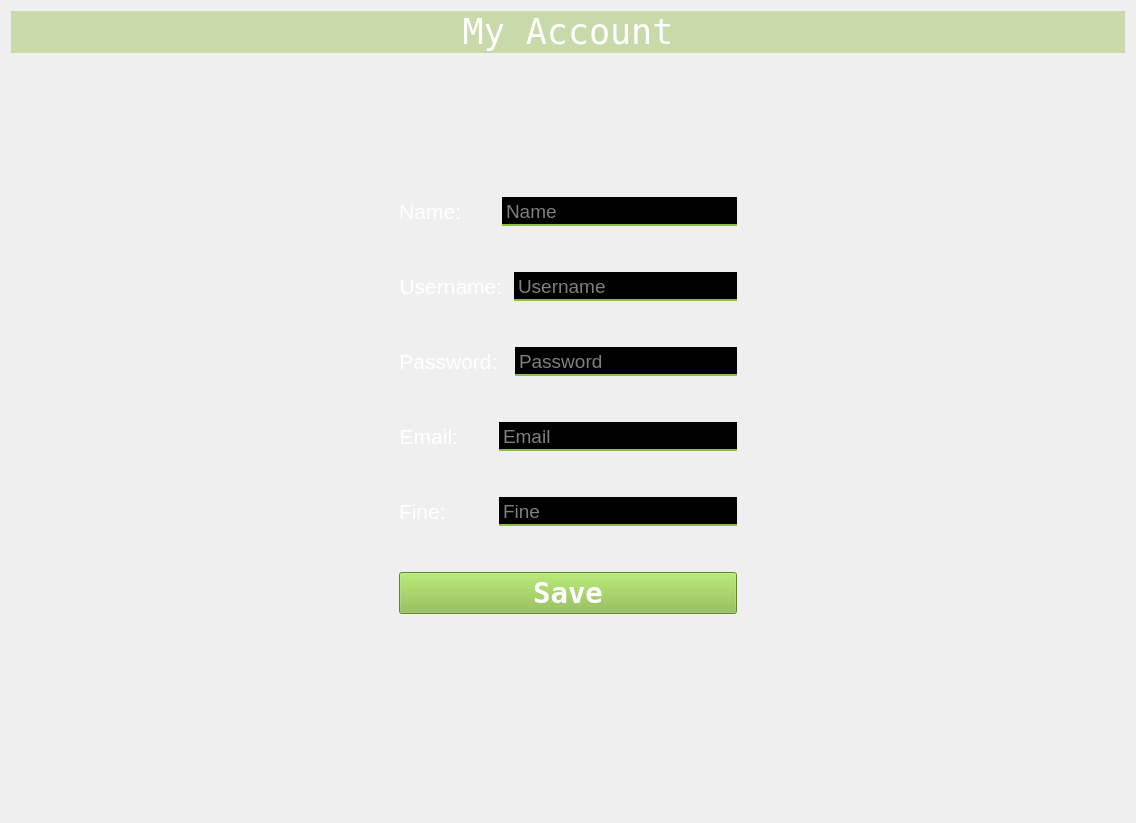
               <widget class="QWidget" name="page4">
                <layout class="QVBoxLayout" name="verticalLayout_2">
                 <item>
                  <widget class="QLabel" name="label_11">
                   <property name="font">
                    <font>
                     <family>NSimSun</family>
                     <pointsize>26</pointsize>
                     <weight>50</weight>
                     <bold>false</bold>
                    </font>
                   </property>
                   <property name="styleSheet">
                    <string notr="true">color: rgb(255, 255, 255);
background-color: rgba(143, 188, 66,0.4);</string>
                   </property>
                   <property name="text">
                    <string>My Account</string>
                   </property>
                   <property name="alignment">
                    <set>Qt::AlignCenter</set>
                   </property>
                  </widget>
                 </item>
                 <item>
                  <widget class="QWidget" name="widget_5" native="true">
                   <property name="styleSheet">
                    <string notr="true">background-color: rgba(255, 255, 255,0);</string>
                   </property>
                   <layout class="QHBoxLayout" name="horizontalLayout_13">
                    <item>
                     <widget class="QWidget" name="widget_9" native="true">
                      <layout class="QHBoxLayout" name="horizontalLayout_18">
                       <item>
                        <spacer name="horizontalSpacer_15">
                         <property name="orientation">
                          <enum>Qt::Horizontal</enum>
                         </property>
                         <property name="sizeHint" stdset="0">
                          <size>
                           <width>346</width>
                           <height>20</height>
                          </size>
                         </property>
                        </spacer>
                       </item>
                      </layout>
                     </widget>
                    </item>
                    <item>
                     <widget class="QWidget" name="mainWidget_3" native="true">
                      <property name="styleSheet">
                       <string notr="true">background-color: rgba(255, 255, 255, 0);</string>
                      </property>
                      <layout class="QVBoxLayout" name="verticalLayout_9">
                       <item>
                        <spacer name="verticalSpacer_32">
                         <property name="orientation">
                          <enum>Qt::Vertical</enum>
                         </property>
                         <property name="sizeHint" stdset="0">
                          <size>
                           <width>20</width>
                           <height>40</height>
                          </size>
                         </property>
                        </spacer>
                       </item>
                       <item>
                        <spacer name="verticalSpacer_33">
                         <property name="orientation">
                          <enum>Qt::Vertical</enum>
                         </property>
                         <property name="sizeHint" stdset="0">
                          <size>
                           <width>20</width>
                           <height>40</height>
                          </size>
                         </property>
                        </spacer>
                       </item>
                       <item>
                        <spacer name="verticalSpacer_34">
                         <property name="orientation">
                          <enum>Qt::Vertical</enum>
                         </property>
                         <property name="sizeHint" stdset="0">
                          <size>
                           <width>20</width>
                           <height>40</height>
                          </size>
                         </property>
                        </spacer>
                       </item>
                       <item>
                        <layout class="QHBoxLayout" name="horizontalLayout_6">
                         <item>
                          <widget class="QLabel" name="label_5">
                           <property name="font">
                            <font>
                             <pointsize>16</pointsize>
                            </font>
                           </property>
                           <property name="styleSheet">
                            <string notr="true">color: rgb(255, 255, 255);</string>
                           </property>
                           <property name="text">
                            <string>Name:      </string>
                           </property>
                           <property name="alignment">
                            <set>Qt::AlignRight|Qt::AlignTrailing|Qt::AlignVCenter</set>
                           </property>
                          </widget>
                         </item>
                         <item>
                          <widget class="QLineEdit" name="nameLbl">
                           <property name="font">
                            <font>
                             <pointsize>14</pointsize>
                            </font>
                           </property>
                           <property name="styleSheet">
                            <string notr="true">color: rgb(255, 255, 255);
border: 2px solid rgba(0,0,0,0);
border-bottom-color: rgb(143, 188, 66);
background-color: rgb(0, 0, 0);
</string>
                           </property>
                           <property name="placeholderText">
                            <string>Name</string>
                           </property>
                          </widget>
                         </item>
                        </layout>
                       </item>
                       <item>
                        <spacer name="verticalSpacer_37">
                         <property name="orientation">
                          <enum>Qt::Vertical</enum>
                         </property>
                         <property name="sizeHint" stdset="0">
                          <size>
                           <width>20</width>
                           <height>40</height>
                          </size>
                         </property>
                        </spacer>
                       </item>
                       <item>
                        <layout class="QHBoxLayout" name="horizontalLayout_14">
                         <item>
                          <widget class="QLabel" name="label_6">
                           <property name="font">
                            <font>
                             <pointsize>16</pointsize>
                            </font>
                           </property>
                           <property name="styleSheet">
                            <string notr="true">color: rgb(255, 255, 255);</string>
                           </property>
                           <property name="text">
                            <string>Username: </string>
                           </property>
                           <property name="alignment">
                            <set>Qt::AlignRight|Qt::AlignTrailing|Qt::AlignVCenter</set>
                           </property>
                          </widget>
                         </item>
                         <item>
                          <widget class="QLineEdit" name="usernameLbl">
                           <property name="font">
                            <font>
                             <pointsize>14</pointsize>
                            </font>
                           </property>
                           <property name="styleSheet">
                            <string notr="true">color: rgb(255, 255, 255);
border: 2px solid rgba(0,0,0,0);
border-bottom-color: rgb(143, 188, 66);
background-color: rgb(0,0,0);
</string>
                           </property>
                           <property name="placeholderText">
                            <string>Username</string>
                           </property>
                          </widget>
                         </item>
                        </layout>
                       </item>
                       <item>
                        <spacer name="verticalSpacer_38">
                         <property name="orientation">
                          <enum>Qt::Vertical</enum>
                         </property>
                         <property name="sizeHint" stdset="0">
                          <size>
                           <width>20</width>
                           <height>40</height>
                          </size>
                         </property>
                        </spacer>
                       </item>
                       <item>
                        <layout class="QHBoxLayout" name="horizontalLayout_15">
                         <item>
                          <widget class="QLabel" name="label_7">
                           <property name="font">
                            <font>
                             <pointsize>16</pointsize>
                            </font>
                           </property>
                           <property name="styleSheet">
                            <string notr="true">color: rgb(255, 255, 255);</string>
                           </property>
                           <property name="text">
                            <string>Password:  </string>
                           </property>
                           <property name="alignment">
                            <set>Qt::AlignRight|Qt::AlignTrailing|Qt::AlignVCenter</set>
                           </property>
                          </widget>
                         </item>
                         <item>
                          <widget class="QLineEdit" name="passwordLbl">
                           <property name="font">
                            <font>
                             <pointsize>14</pointsize>
                            </font>
                           </property>
                           <property name="styleSheet">
                            <string notr="true">color: rgb(255, 255, 255);
border: 2px solid rgba(0,0,0,0);
border-bottom-color: rgb(143, 188, 66);
background-color: rgb(0,0,0);
</string>
                           </property>
                           <property name="text">
                            <string/>
                           </property>
                           <property name="placeholderText">
                            <string>Password</string>
                           </property>
                          </widget>
                         </item>
                        </layout>
                       </item>
                       <item>
                        <spacer name="verticalSpacer_39">
                         <property name="orientation">
                          <enum>Qt::Vertical</enum>
                         </property>
                         <property name="sizeHint" stdset="0">
                          <size>
                           <width>20</width>
                           <height>40</height>
                          </size>
                         </property>
                        </spacer>
                       </item>
                       <item>
                        <layout class="QHBoxLayout" name="horizontalLayout_11">
                         <item>
                          <widget class="QLabel" name="label_10">
                           <property name="font">
                            <font>
                             <pointsize>16</pointsize>
                            </font>
                           </property>
                           <property name="styleSheet">
                            <string notr="true">color: rgb(255, 255, 255);</string>
                           </property>
                           <property name="text">
                            <string>Email:      </string>
                           </property>
                           <property name="alignment">
                            <set>Qt::AlignRight|Qt::AlignTrailing|Qt::AlignVCenter</set>
                           </property>
                          </widget>
                         </item>
                         <item>
                          <widget class="QLineEdit" name="emailLbl">
                           <property name="font">
                            <font>
                             <pointsize>14</pointsize>
                            </font>
                           </property>
                           <property name="styleSheet">
                            <string notr="true">color: rgb(255, 255, 255);
border: 2px solid rgba(0,0,0,0);
border-bottom-color: rgb(143, 188, 66);
background-color: rgb(0,0,0);
</string>
                           </property>
                           <property name="placeholderText">
                            <string>Email</string>
                           </property>
                          </widget>
                         </item>
                        </layout>
                       </item>
                       <item>
                        <spacer name="verticalSpacer_35">
                         <property name="orientation">
                          <enum>Qt::Vertical</enum>
                         </property>
                         <property name="sizeHint" stdset="0">
                          <size>
                           <width>20</width>
                           <height>40</height>
                          </size>
                         </property>
                        </spacer>
                       </item>
                       <item>
                        <layout class="QHBoxLayout" name="horizontalLayout_20">
                         <item>
                          <widget class="QLabel" name="label_12">
                           <property name="font">
                            <font>
                             <pointsize>16</pointsize>
                            </font>
                           </property>
                           <property name="styleSheet">
                            <string notr="true">color: rgb(255, 255, 255);</string>
                           </property>
                           <property name="text">
                            <string>Fine:        </string>
                           </property>
                          </widget>
                         </item>
                         <item>
                          <widget class="QLineEdit" name="fineLbl">
                           <property name="font">
                            <font>
                             <pointsize>14</pointsize>
                            </font>
                           </property>
                           <property name="styleSheet">
                            <string notr="true">color: rgb(255, 255, 255);
border: 2px solid rgba(0,0,0,0);
border-bottom-color: rgb(143, 188, 66);
background-color: rgb(0,0,0);
</string>
                           </property>
                           <property name="placeholderText">
                            <string>Fine</string>
                           </property>
                          </widget>
                         </item>
                        </layout>
                       </item>
                       <item>
                        <spacer name="verticalSpacer">
                         <property name="orientation">
                          <enum>Qt::Vertical</enum>
                         </property>
                         <property name="sizeHint" stdset="0">
                          <size>
                           <width>20</width>
                           <height>40</height>
                          </size>
                         </property>
                        </spacer>
                       </item>
                       <item>
                        <widget class="QPushButton" name="saveBtn">
                         <property name="font">
                          <font>
                           <family>NSimSun</family>
                           <pointsize>22</pointsize>
                           <weight>75</weight>
                           <bold>true</bold>
                          </font>
                         </property>
                         <property name="styleSheet">
                          <string notr="true">
QPushButton:hover{
background-color:rgb(119, 156, 55);
color: rgb(255,255,255);
}

QPushButton{
background-color:rgb(134,188,66);
color:rgb(255,255,255);

}</string>
                         </property>
                         <property name="text">
                          <string>Save</string>
                         </property>
                        </widget>
                       </item>
                       <item>
                        <layout class="QHBoxLayout" name="horizontalLayout_16">
                         <item>
                          <spacer name="horizontalSpacer_16">
                           <property name="orientation">
                            <enum>Qt::Horizontal</enum>
                           </property>
                           <property name="sizeHint" stdset="0">
                            <size>
                             <width>258</width>
                             <height>17</height>
                            </size>
                           </property>
                          </spacer>
                         </item>
                         <item>
                          <spacer name="horizontalSpacer_17">
                           <property name="orientation">
                            <enum>Qt::Horizontal</enum>
                           </property>
                           <property name="sizeHint" stdset="0">
                            <size>
                             <width>40</width>
                             <height>20</height>
                            </size>
                           </property>
                          </spacer>
                         </item>
                         <item>
                          <spacer name="horizontalSpacer_18">
                           <property name="orientation">
                            <enum>Qt::Horizontal</enum>
                           </property>
                           <property name="sizeHint" stdset="0">
                            <size>
                             <width>40</width>
                             <height>20</height>
                            </size>
                           </property>
                          </spacer>
                         </item>
                        </layout>
                       </item>
                       <item>
                        <spacer name="verticalSpacer_40">
                         <property name="orientation">
                          <enum>Qt::Vertical</enum>
                         </property>
                         <property name="sizeHint" stdset="0">
                          <size>
                           <width>20</width>
                           <height>40</height>
                          </size>
                         </property>
                        </spacer>
                       </item>
                       <item>
                        <spacer name="verticalSpacer_41">
                         <property name="orientation">
                          <enum>Qt::Vertical</enum>
                         </property>
                         <property name="sizeHint" stdset="0">
                          <size>
                           <width>20</width>
                           <height>40</height>
                          </size>
                         </property>
                        </spacer>
                       </item>
                       <item>
                        <spacer name="verticalSpacer_42">
                         <property name="orientation">
                          <enum>Qt::Vertical</enum>
                         </property>
                         <property name="sizeHint" stdset="0">
                          <size>
                           <width>20</width>
                           <height>40</height>
                          </size>
                         </property>
                        </spacer>
                       </item>
                       <item>
                        <spacer name="verticalSpacer_43">
                         <property name="orientation">
                          <enum>Qt::Vertical</enum>
                         </property>
                         <property name="sizeHint" stdset="0">
                          <size>
                           <width>20</width>
                           <height>40</height>
                          </size>
                         </property>
                        </spacer>
                       </item>
                      </layout>
                     </widget>
                    </item>
                    <item>
                     <widget class="QWidget" name="widget_10" native="true">
                      <layout class="QVBoxLayout" name="verticalLayout_18">
                       <item>
                        <spacer name="horizontalSpacer_12">
                         <property name="orientation">
                          <enum>Qt::Horizontal</enum>
                         </property>
                         <property name="sizeHint" stdset="0">
                          <size>
                           <width>346</width>
                           <height>20</height>
                          </size>
                         </property>
                        </spacer>
                       </item>
                      </layout>
                     </widget>
                    </item>
                   </layout>
                  </widget>
                 </item>
                </layout>
               </widget>
